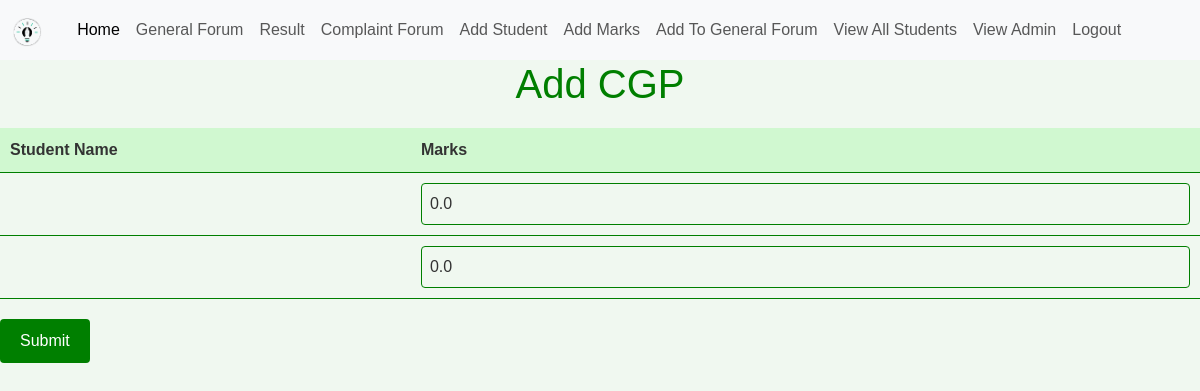
Page /add_marks/ on the earlier database version.
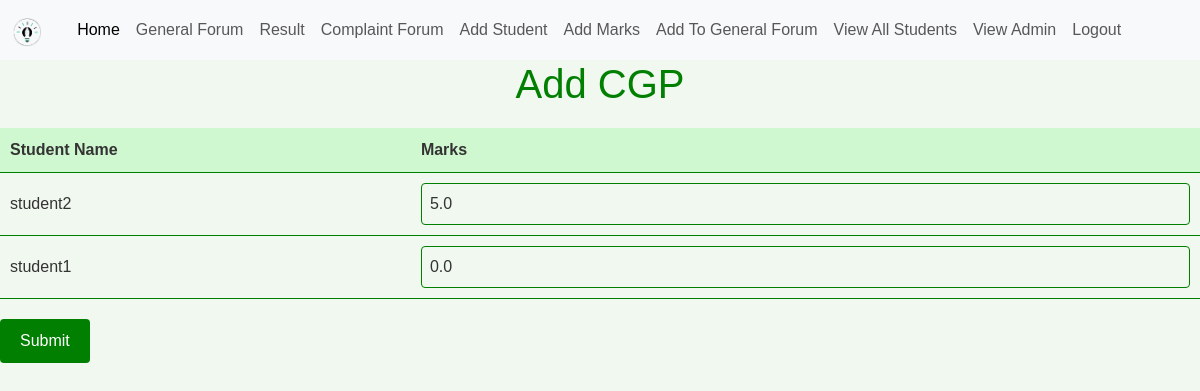
Same page on the later database version.
### deptmanagementsystem/models.py (models this page shows, shortened)
class Marks(models.Model):
    cgp = models.FloatField(default=0)
    student = models.OneToOneField(Student, on_delete=models.CASCADE, null=True )

class Student(models.Model):
    name = models.CharField(max_length=20)
    batchId = models.IntegerField(null=True) #batchno(1,2) + semisternumber(1-8)
    description = models.CharField(max_length = 200)

### deptmanagementsystem/views.py (the view, shortened to what this page needs)
# urls.py: path('add_marks/', add_marks, name='add-marks'),
def add_marks(request):
    students = Student.objects.all()
    marks = Marks.objects.all()
    return render(request, 'add_marks.html', {'students': students, 'marks' : marks})

### templates/add_marks.html (shortened to what this page needs)
{% extends 'base.html' %}
{% block content %}
    <h1>Add CGP</h1>
    <form method="post" action="">
        <table>
            <thead>
                <tr>
                    <th>Student Name</th>
                    <th>Marks</th>
                </tr>
            </thead>
            <tbody>
                {% for mark in marks %}
                    <tr>
                        <td>{{ mark.student.name }}</td>
                        <td><input type="text" name="marks_{{ mark.student.id }}" value="{{ mark.cgp }}" ></td>
                    </tr>
                {% endfor %}
            </tbody>
        </table>
        <button type="submit">Submit</button>
    </form>
    {% endblock content %}

Differences in the rows shown:
removed Marks: marks_ "0.0"
removed Marks: marks_ "0.0"
added Marks: student.name "student2", cgp "5.0"
added Marks: student.name "student1", cgp "0.0"
